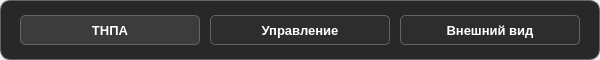
     <widget class="QWidget" name="SettingsPageSelectorWidget" native="true">
      <property name="geometry">
       <rect>
        <x>411</x>
        <y>20</y>
        <width>600</width>
        <height>60</height>
       </rect>
      </property>
      <widget class="QFrame" name="SettingsPageSelectorFrame">
       <property name="geometry">
        <rect>
         <x>0</x>
         <y>0</y>
         <width>600</width>
         <height>60</height>
        </rect>
       </property>
       <property name="autoFillBackground">
        <bool>false</bool>
       </property>
       <property name="styleSheet">
        <string notr="true">background-color:rgb(40,40,40);
    border-width:1px;
    border-color :rgb(100,100,100);
    border-radius:10px;
    border-style:solid;</string>
       </property>
       <property name="frameShape">
        <enum>QFrame::StyledPanel</enum>
       </property>
       <property name="frameShadow">
        <enum>QFrame::Raised</enum>
       </property>
      </widget>
      <widget class="QPushButton" name="SettingsPage1Button">
       <property name="geometry">
        <rect>
         <x>20</x>
         <y>15</y>
         <width>180</width>
         <height>30</height>
        </rect>
       </property>
       <property name="font">
        <font>
         <family>Arial</family>
         <pointsize>10</pointsize>
         <weight>75</weight>
         <bold>true</bold>
         <kerning>true</kerning>
        </font>
       </property>
       <property name="mouseTracking">
        <bool>false</bool>
       </property>
       <property name="styleSheet">
        <string notr="true">color:rgb(255,255,255);

background-color:rgb(60,60,60);

border-width:1px;
border-color :rgb(100,100,100);
border-radius:5px;
border-style:solid;</string>
       </property>
       <property name="text">
        <string>ТНПА</string>
       </property>
       <property name="flat">
        <bool>false</bool>
       </property>
      </widget>
      <widget class="QPushButton" name="SettingsPage2Button">
       <property name="geometry">
        <rect>
         <x>210</x>
         <y>15</y>
         <width>180</width>
         <height>30</height>
        </rect>
       </property>
       <property name="font">
        <font>
         <family>Arial</family>
         <pointsize>10</pointsize>
         <weight>75</weight>
         <bold>true</bold>
         <kerning>true</kerning>
        </font>
       </property>
       <property name="mouseTracking">
        <bool>false</bool>
       </property>
       <property name="styleSheet">
        <string notr="true">color:rgb(255,255,255);

background-color:rgb(45,45,45);

border-width:1px;
border-color :rgb(100,100,100);
border-radius:5px;
border-style:solid;</string>
       </property>
       <property name="text">
        <string>Управление</string>
       </property>
       <property name="flat">
        <bool>false</bool>
       </property>
      </widget>
      <widget class="QPushButton" name="SettingsPage3Button">
       <property name="geometry">
        <rect>
         <x>400</x>
         <y>15</y>
         <width>180</width>
         <height>30</height>
        </rect>
       </property>
       <property name="font">
        <font>
         <family>Arial</family>
         <pointsize>10</pointsize>
         <weight>75</weight>
         <bold>true</bold>
         <kerning>true</kerning>
        </font>
       </property>
       <property name="mouseTracking">
        <bool>false</bool>
       </property>
       <property name="styleSheet">
        <string notr="true">color:rgb(255,255,255);

background-color:rgb(45,45,45);

border-width:1px;
border-color :rgb(100,100,100);
border-radius:5px;
border-style:solid;</string>
       </property>
       <property name="text">
        <string>Внешний вид</string>
       </property>
       <property name="flat">
        <bool>false</bool>
       </property>
      </widget>
     </widget>
